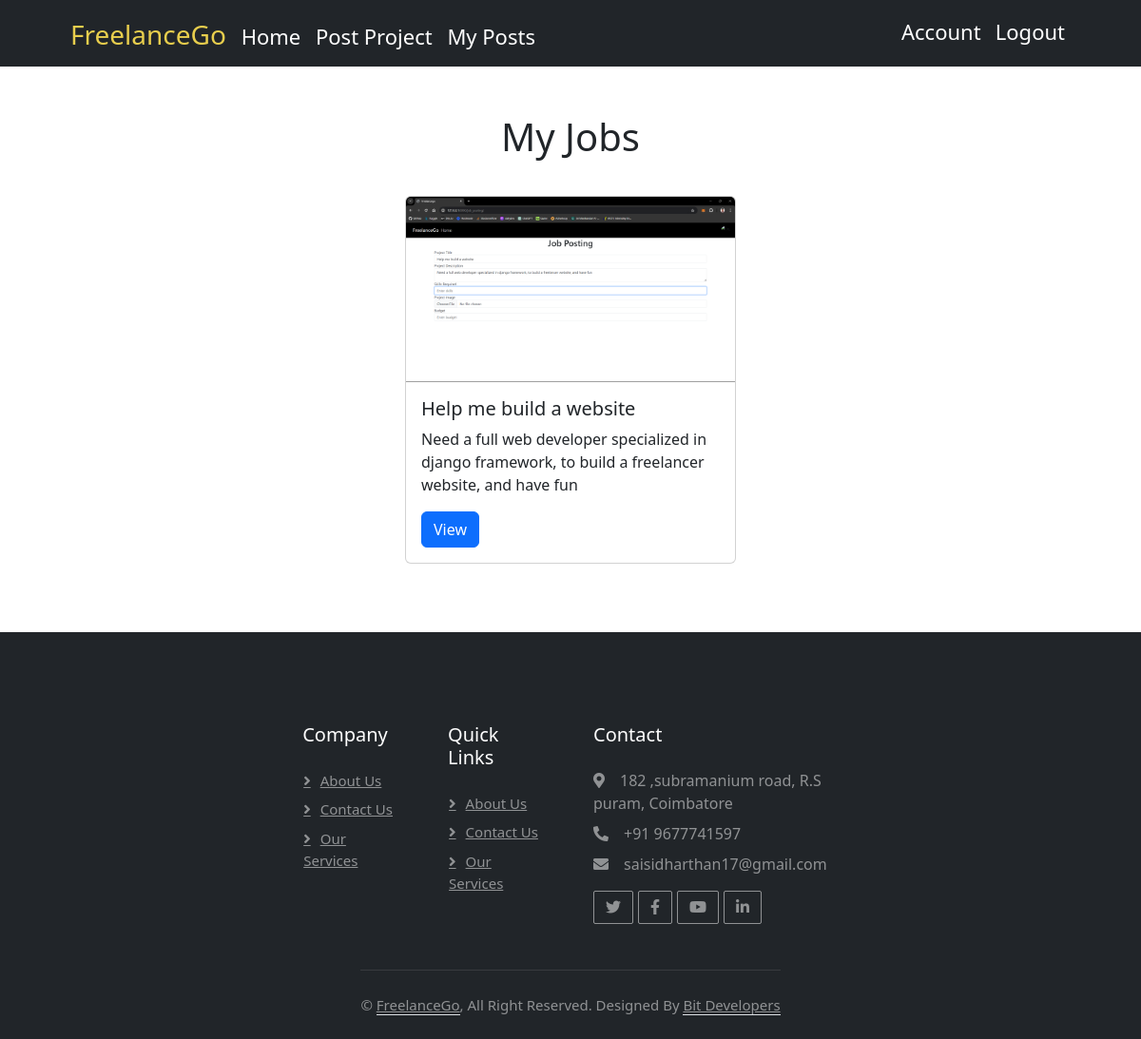
The page /list_jobs/ (signed in) on the database its author committed.
### home/models.py (models this page shows, shortened)
class Posting(models.Model):
    customer = models.ForeignKey(Customer, on_delete=models.SET_NULL, null=True)
    title = models.CharField(max_length=200,null=True)
    abstract = models.TextField(null=True)
    detail_description = models.TextField(null=True)
    skills = models.CharField(max_length=200,null=True)
    budget = models.CharField(max_length=200,null=True)
    image = models.ImageField(max_length=255,upload_to=get_post_image_filepath,null=True,blank=True)
    created_at = models.DateTimeField(auto_now_add=True)
    updated_at = models.DateTimeField(auto_now=True)

### home/views.py (the view)
# urls.py: path('list_jobs/', list_jobs, name="list_jobs"),
def list_jobs(request):
    user_id = request.user.id
    customer = request.user.customer
    context = {}
    try:
        account = Account.objects.get(pk=user_id)
        if account:
            context['profile_image'] = account.ImageURL
    except:
        pass
    context['jobs'] = Posting.objects.filter(customer=customer)
    return render(request, 'home/list_jobs.html',context)

### Account/models.py (called while the page is built)
    @property
    def ImageURL(self):
        try:
            url = self.profile_image.url
        except:
            url = ''
        return url

### home/templates/home/list_jobs.html
{% extends 'home/main.html' %}
{% load static %}
{% block content %}
<div class="container" style="margin-top: 50px;">
    <div class="row" style="margin-bottom: 30px;">
        <div class="col-12">
            <h1 class="text-center">My Jobs</h1>
        </div>
    </div>
    <div class="row" style="display: flex;justify-content: space-evenly;">
        {% for job in jobs %}
        <div class="col-12 col-md-6 col-lg-4">
            <div class="card mb-4">
                <img src="{{ job.image.url }}" class="card-img-top" alt="...">
                <div class="card-body">
                    <h5 class="card-title">{{ job.title }}</h5>
                    <p class="card-text">{{ job.abstract }}</p>
                    <a href="{% url 'job_detail' job_id=job.id %}" class="btn btn-primary">View</a>
                </div>
            </div>
        </div>
        {% endfor %}
    </div>
</div>
{% endblock content %}

### static/css/main.css (style rules this page uses)
body { font-family:'Segoe UI', Tahoma, Geneva, Verdana, sans-serif; }

### rows shown on the page
Posting: image (picture), title "Help me build a website", abstract "Need a full web developer specialized in django framework, to build a freelancer website, and have fun"
